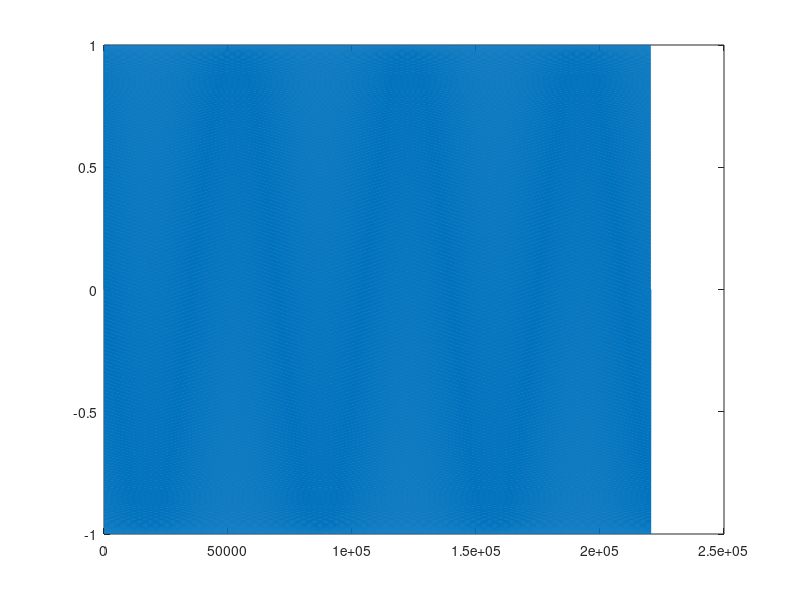

Write MATLAB code to recreate this figure. (Note: this script raises an error after producing the figure.)
%clear all;
%close all;

N = 10;
Fs = 44100;

x = sin(2*pi*110*(0:(1/Fs):5));

size(x)
plot(x)

WindowLength = 1024;
[Pxx,F] = periodogram(x,[],WindowLength,Fs);

Filter = melfilter2(N,F);
Filter = melfilter2(N,F,@rectwin);
[Filter,MF] = melfilter2(N,F,@blackmanharris);

FPxx = Filter*Pxx;

%keyboard

%plot filter coefficients W
figure;
imagesc(1-Filter);
grid on;
title('matrix of filter coefficients');
xlabel('FFT index');
ylabel('filter channel');mel
colormap(gray); 

size(Filter)